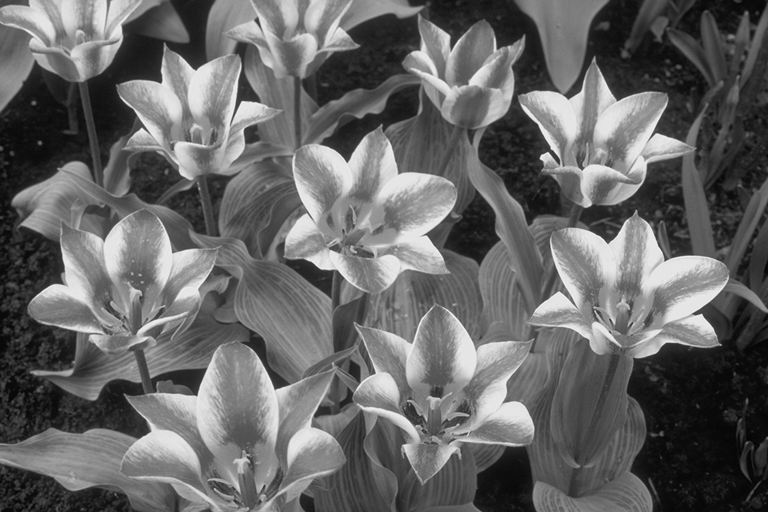
#> input picture Documents/CSCI1133/TA /final/tulips_8bit.png, 768 x 512 px
$ python stretch.py   (older library calls are emulated)
#> lines starting #> are read from the running program, lines starting #| are printed output that depends on the picture; after the words box and inside, x2 and y2 are one past the last pixel; in counts of white or black regions, pixels touching at a corner belong together
#> in main, c is the input picture: shape (512, 768); min 3, max 242, mean 101.5
### Documents/CSCI1133/TA /final/warmup.py
# 1133 Extra Lab
# Warm Up
import numpy as np

# [33 lines that do not run on import are left out]

def clamp(im):
    rows, cols = im.shape
    new_im = np.array(im)
    for row in range(rows):
        for col in range(cols):
            if new_im[row, col] > 255:
                new_im[row, col] = 255
            elif new_im[row, col] < 0:
                new_im[row, col] = 0
    return new_im

# [5 lines left out: function clamp2, not called in this run]

### Documents/CSCI1133/TA /final/stretch.py
from scipy.ndimage import imread
from scipy.misc import imshow, imsave
import numpy as np

from warmup import clamp

MAX_VALUE = 255
MIN_VALUE = 0

def threshold(image, value):
#> called with value = 128
    new_image = np.array(image) # copy image
    rows, cols = new_image.shape
#> rows = 512; cols = 768
    for row in range(rows):
        for col in range(cols):
            if new_image[row, col] > value:
                new_image[row, col] = MAX_VALUE
            else:
                new_image[row, col] = MIN_VALUE
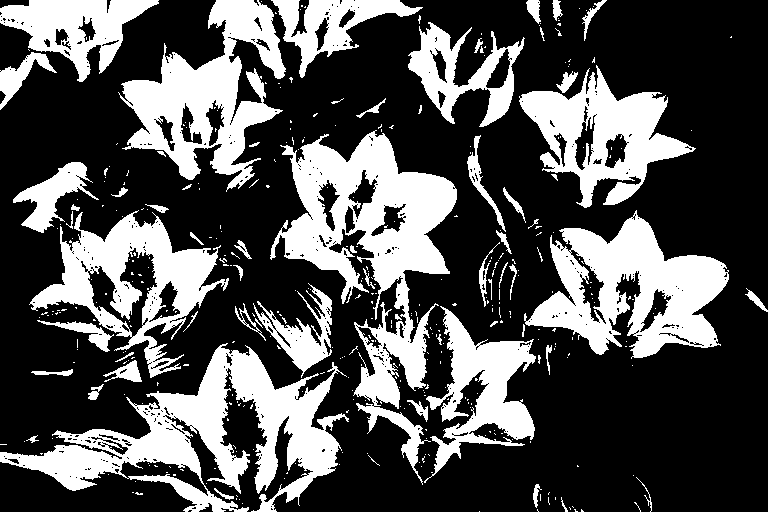
#> new_image: shape (512, 768); 32% white; 394 white regions (331 under 20 px), largest, box (x1, y1, x2, y2) and area: (270, 130, 457, 485) 21304, (0, 343, 349, 512) 20188, (524, 210, 729, 359) 14996
    return new_image

def threshold2(image, value):
    new_image = np.array(image) # copy image
    new_image[new_image > value] = MAX_VALUE
    new_image[new_image <= value] = MIN_VALUE
    return new_image

# value in [-255, 255]
def contrast(image, value):
#> called with value = 128
    factor = (259*(value + 255))/(255*(259 - value))
    new_image = np.array(image) # copy image
    tmp = 128
    rows, cols = new_image.shape
#> rows = 512; cols = 768
    for row in range(rows):
        for col in range(cols):
            new_image[row, col] = factor*(new_image[row, col] - tmp) + tmp
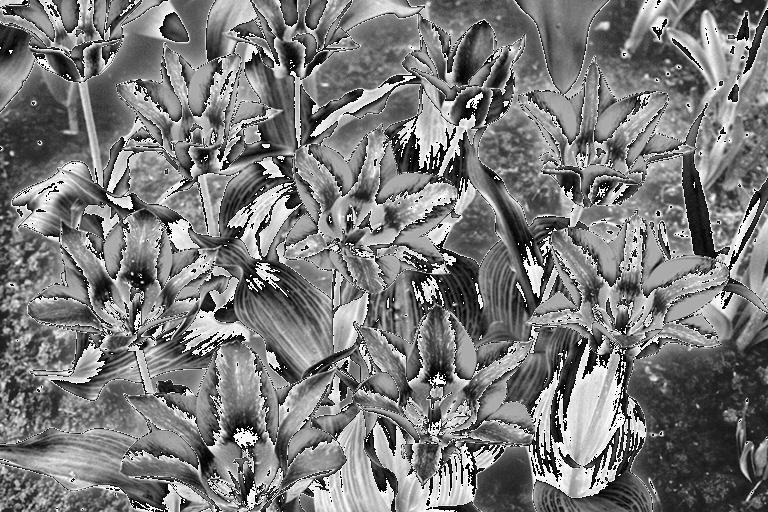
#> new_image: shape (512, 768); min 0, max 255, mean 121.6
    return clamp(new_image)

def main():
    c = imread('tulips_8bit.png')
    c2 = threshold(c, 128)
    imsave('tulips_8bit_threshold.png', c2)
    c3 = contrast(c, 128)
    imsave('tulips_8bit_contrast.png', c3)

if __name__ == '__main__':
    main()

$ run again, with Documents/CSCI1133/TA /final/Copy.png copied over Documents/CSCI1133/TA /final/tulips_8bit.png
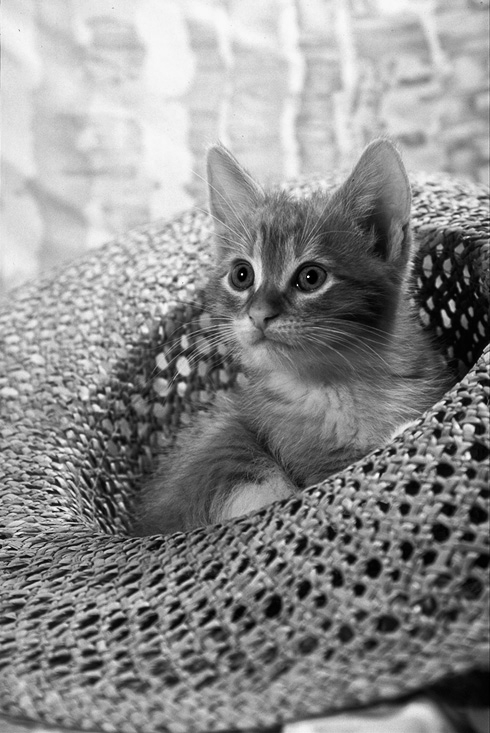
#> input picture Documents/CSCI1133/TA /final/Copy.png, 490 x 733 px
#> in main, c is the input picture: shape (733, 490); min 0, max 252, mean 140.9
#> after the loop in threshold, `for row in range(rows):`:
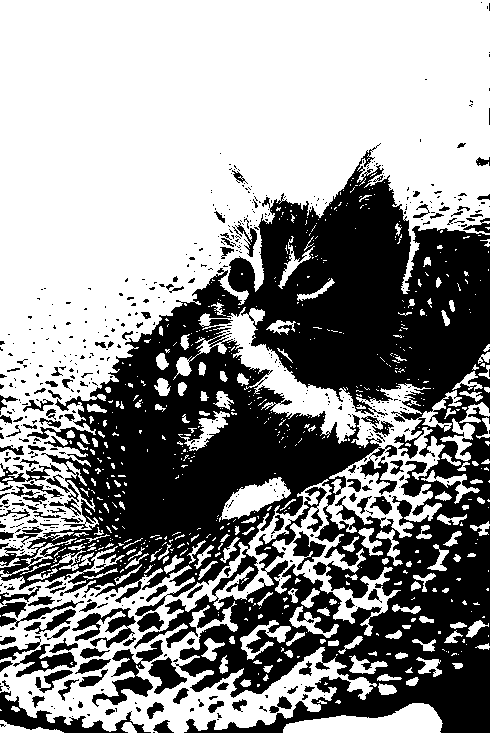
#> new_image: shape (733, 490); 57.7% white; 580 black regions (446 under 20 px), largest, box (x1, y1, x2, y2) and area: (0, 143, 490, 733) 132824, (0, 691, 151, 733) 1763, (92, 640, 163, 707) 1448
#> after the loop in contrast, `for row in range(rows):`:
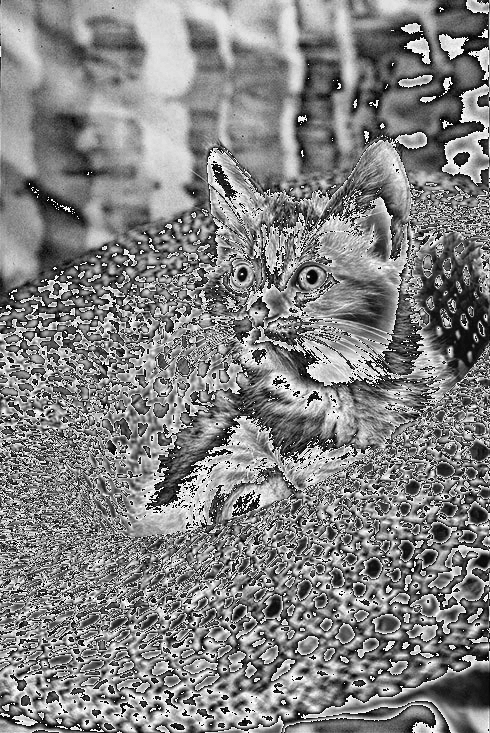
#> new_image: shape (733, 490); min 0, max 255, mean 130
